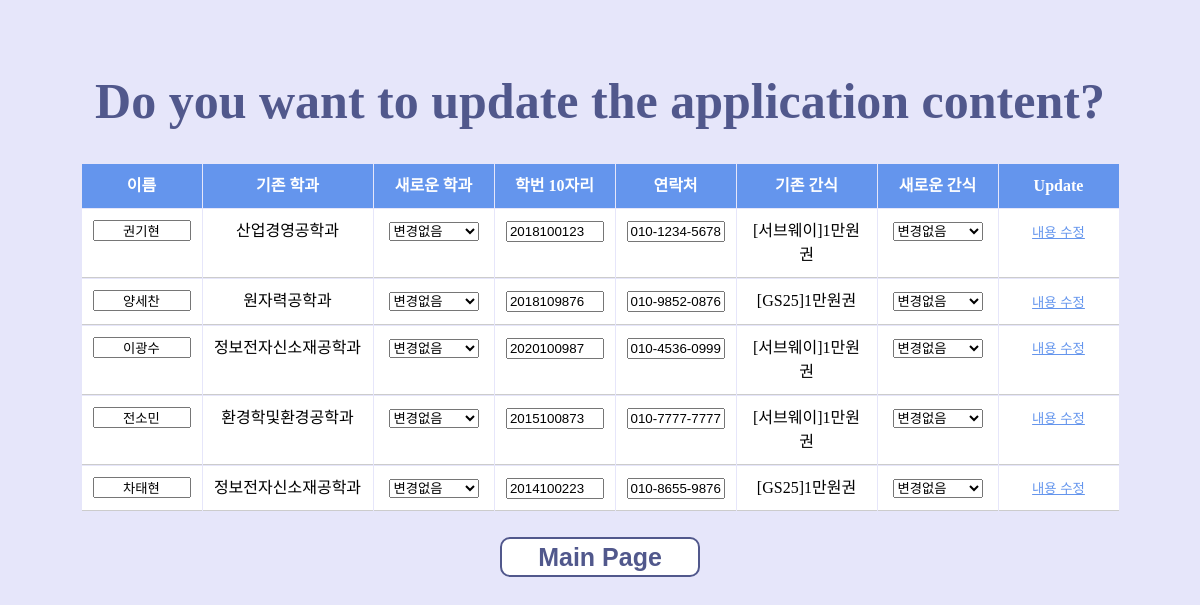
The page /update/ on the database its author committed.
### CRUD/models.py (models this page shows)
class Order(models.Model):
    user = models.CharField(max_length=200)
    department = models.CharField(max_length=200)
    studentID = models.IntegerField()
    phoneNumber = models.CharField(max_length=13)
    orderItem = models.CharField(max_length=200)

### CRUD/views.py (the view, shortened to what this page needs)
# urls.py: path('update/', Update.as_view()),
class Update(APIView):
    def get(self, request):
        orders = Order.objects
        return render(request, 'update.html', {'orders': orders})

### templates/update.html (shortened to what this page needs)
<!DOCTYPE html>
{% load static %}
<html lang="en">
<head>
    <link rel="stylesheet" href="{% static 'main.css' %}">
</head>
<body>
<h1 style="font-size: 50px; color: #51588c; font-weight: bold">Do you want to update the application content?</h1>
<table class="table_style">
    <th>이름</th>
    <th style="width: 150px">기존 학과</th>
    <th>새로운 학과</th>
    <th>학번 10자리</th>
    <th>연락처</th>
    <th style="width: 120px">기존 간식</th>
    <th>새로운 간식</th>
    <th>Update</th>
    {% for order in orders.all%}
    <tr>
        <form action="http://127.0.0.1:8000/update/" method="POST" class="form_style">
            <td> <input type="text" name="user" value="{{order.user}}"></td>
            <td style="width: 150px"> {{ order.department}}</td>
            <td>
                <select name="department">
                    <option value="변경없음">변경없음</option>
                </select>
            </td>
            <td> <input type="number" name="studentID" value="{{order.studentID}}"></td>
            <td> <input type="text" name="phoneNumber" value="{{order.phoneNumber}}"></td>
            <td style="width: 120px"> {{order.orderItem}}</td>
            <td>
                <select name="orderItem">
                    <option value="변경없음">변경없음</option>
                </select>
            </td>
            <td>
                <input type="submit" style='WIDTH: 60pt; HEIGHT: 18pt; color:#6495ed; border:none; background-color: white; text-decoration: underline' value="내용 수정">
            </td>
        </form>
    </tr>
    {% endfor %}
</table>
<button id="btn_mainPage" class="btn_style2">Main Page</button>
<br>
</body>
</html>

### static/main.css (style rules this page uses)
body { background-color: #E6E6FA; text-align: center; padding-top: 30px; }
.btn_style2 { width: 200px; height: 40px; background:white; font-weight: bold; color: #51588c; border: solid 2px #51588c; border-radius: 10px; font-size: 25px; margin: 5px; display: inline-block; }
table.table_style { border-collapse: separate; border-spacing: 1px; text-align: center; line-height: 1.5; margin: 20px auto; }
table.table_style th { width: 100px; padding: 10px; font-weight: bold; vertical-align: top; color: #fff; background: #6495ed; }
table.table_style td { width: 100px; padding: 10px; vertical-align: top; border-bottom: 1px solid #ccc; background: white; }

### templates/update.html (style rules this page uses)
input { text-align: center; width: 90px; }
select { width: 90px; }

### rows shown on the page
Order: user "권기현", department "산업경영공학과", studentID "2018100123", phoneNumber "010-1234-5678", orderItem "[서브웨이]1만원권"
Order: user "양세찬", department "원자력공학과", studentID "2018109876", phoneNumber "010-9852-0876", orderItem "[GS25]1만원권"
Order: user "이광수", department "정보전자신소재공학과", studentID "2020100987", phoneNumber "010-4536-0999", orderItem "[서브웨이]1만원권"
Order: user "전소민", department "환경학및환경공학과", studentID "2015100873", phoneNumber "010-7777-7777", orderItem "[서브웨이]1만원권"
Order: user "차태현", department "정보전자신소재공학과", studentID "2014100223", phoneNumber "010-8655-9876", orderItem "[GS25]1만원권"
